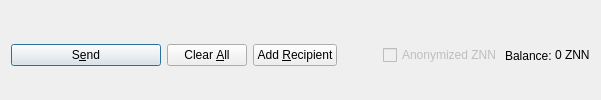
         <widget class="QFrame" name="frame_Send">
          <layout class="QHBoxLayout" name="horizontalLayout">
           <property name="bottomMargin">
            <number>0</number>
           </property>
           <item>
            <widget class="QPushButton" name="sendButton">
             <property name="minimumSize">
              <size>
               <width>150</width>
               <height>0</height>
              </size>
             </property>
             <property name="toolTip">
              <string>Confirm the send action</string>
             </property>
             <property name="text">
              <string>S&amp;end</string>
             </property>
             <property name="icon">
              <iconset resource="../Zenon.qrc">
               <normaloff>:/icons/send</normaloff>:/icons/send</iconset>
             </property>
             <property name="autoDefault">
              <bool>false</bool>
             </property>
             <property name="default">
              <bool>true</bool>
             </property>
            </widget>
           </item>
           <item>
            <widget class="QPushButton" name="clearButton">
             <property name="sizePolicy">
              <sizepolicy hsizetype="Minimum" vsizetype="Fixed">
               <horstretch>0</horstretch>
               <verstretch>0</verstretch>
              </sizepolicy>
             </property>
             <property name="toolTip">
              <string>Clear all fields of the form.</string>
             </property>
             <property name="text">
              <string>Clear &amp;All</string>
             </property>
             <property name="icon">
              <iconset resource="../Zenon.qrc">
               <normaloff>:/icons/remove</normaloff>:/icons/remove</iconset>
             </property>
             <property name="autoDefault">
              <bool>false</bool>
             </property>
            </widget>
           </item>
           <item>
            <widget class="QPushButton" name="addButton">
             <property name="toolTip">
              <string>Send to multiple recipients at once</string>
             </property>
             <property name="text">
              <string>Add &amp;Recipient</string>
             </property>
             <property name="icon">
              <iconset resource="../Zenon.qrc">
               <normaloff>:/icons/add</normaloff>:/icons/add</iconset>
             </property>
             <property name="autoDefault">
              <bool>false</bool>
             </property>
            </widget>
           </item>
           <item>
            <spacer name="horizontalSpacer">
             <property name="orientation">
              <enum>Qt::Horizontal</enum>
             </property>
             <property name="sizeHint" stdset="0">
              <size>
               <width>40</width>
               <height>20</height>
              </size>
             </property>
            </spacer>
           </item>
           <item>
            <layout class="QHBoxLayout" name="horizontalLayout_2">
             <property name="spacing">
              <number>3</number>
             </property>
             <item>
              <widget class="QCheckBox" name="checkzZNN">
               <property name="enabled">
                <bool>false</bool>
               </property>
               <property name="text">
                <string>Anonymized ZNN</string>
               </property>
              </widget>
             </item>
             <item>
              <widget class="QLabel" name="label">
               <property name="text">
                <string>Balance:</string>
               </property>
              </widget>
             </item>
             <item>
              <widget class="QLabel" name="labelBalance">
               <property name="sizePolicy">
                <sizepolicy hsizetype="Preferred" vsizetype="Fixed">
                 <horstretch>0</horstretch>
                 <verstretch>0</verstretch>
                </sizepolicy>
               </property>
               <property name="cursor">
                <cursorShape>IBeamCursor</cursorShape>
               </property>
               <property name="text">
                <string notr="true">0 ZNN</string>
               </property>
               <property name="textInteractionFlags">
                <set>Qt::LinksAccessibleByMouse|Qt::TextSelectableByKeyboard|Qt::TextSelectableByMouse</set>
               </property>
              </widget>
             </item>
            </layout>
           </item>
          </layout>
         </widget>
